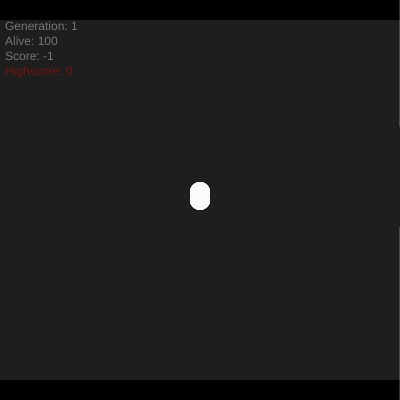
Frame 1 (no input)
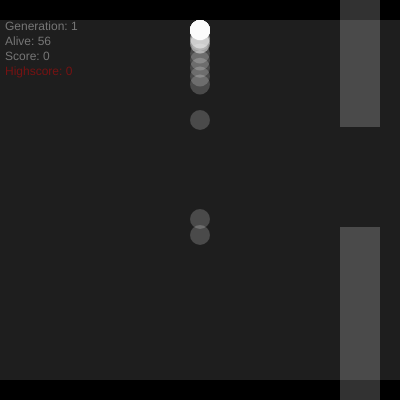
Frame 60 (no input)
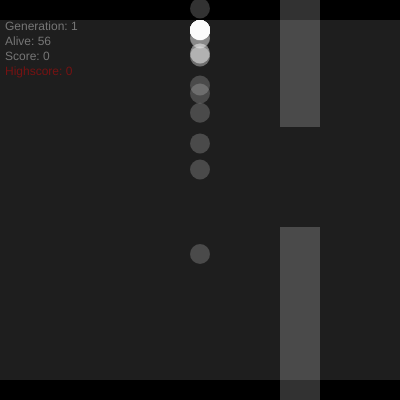
Frame 120 (the mouse pressed at the canvas centre since frame 60)

The p5.js sketch that drew these frames (run headless with seeded random() and noise() and a simulated clock; from frame 60 on, the mouse is pressed at the canvas centre):

// p5.js sketch
// ── sketch.js
// Program

// Population Control and Inheritance
var population;
var popSize = 100;
var genepool = [];
var NNList = [];
// Miscellaneous
var bars;
var generation = 1;
var score = 0;
var highscore = 0;
var currentBar;
var testData = [];
var firstrun = true;

function setup() {
    
    createCanvas(400, 400);
    population = new Population(popSize,false,NNList);
    bars = new Bars();
    G = createVector(0,0.3);
    JumpForce = createVector(0,-8);
    
}

function draw() {
    
    background(30);
    fill(0,0,0);
    noStroke();
    rect(0,0,width,20);
    rect(0,380,width,20);
    
    // Data
    fill(255,100);
    text("Generation: "+generation,5,30);
    text("Alive: "+population.getAlive(),5,45);
    text("Score: "+(score-1),5,60);
    fill(255,0,0,100);
    text("Highscore: "+highscore,5,75);
    
    // Bars
    bars.update();
    bars.show();
    testData = bars.getCurrentBar(firstrun);
    if (testData !== undefined) {currentBar = testData; score ++;}
    firstrun = false;
    
    // Population Flock
    population.run(currentBar[0]-bars.getWidth()/2,currentBar[0]+bars.getWidth()/2,currentBar[1],currentBar[3]);
    //population.stare(currentBar[0],currentBar[1],currentBar[2],currentBar[3]);
    currentBar[0] -= bars.getSpeed();
    currentBar[2] -= bars.getSpeed();
    
    // Check whether to start a new population or not and then create the population if needed
    if (population.getAlive() <= 0) {
        
        population.evaluate();
        
        genepool = population.createGenePool();
        
        var parentA;
        var parentB;
        var nnGeneSet;
        for (var i = 0; i < popSize; i ++) {
            parentA = genepool[Math.floor(random(genepool.length-1))];
            parentB = genepool[Math.floor(random(genepool.length-1))];
            nnGeneSet = new NeuralNetwork();
            nnGeneSet.setWeights(parentA.w0,parentA.w1,parentB.w2,parentB.w3);
            NNList.push(nnGeneSet);
        }
        
        population = new Population(popSize,true,NNList);
        genepool = [];
        NNList = [];
        bars = new Bars();
        firstrun = true;
        if (score > highscore) highscore = score;
        score = 0;
        generation ++;
        
    }
    
}

function keyPressed() {
    if (keyCode === UP_ARROW) {
        population.jump();
    }
}
    
// ── Bars.js
// Bars object

var Bars = function() {
    
    // Variables
    this.speed = 1;
    this.bars = [];
    this.width = 40;
    this.gap = 100;
    this.count = 140;
    
    this.generateBar = function() {
        var h = random(100,250);
        this.bars.push([[400,400-h,this.width,h],[400,0,this.width,400-h-this.gap]]);
    };
    
    this.update = function() {
        
        if (this.count == 140) {
            this.generateBar();
            this.count = 0;
        }
        this.count++;
        
        for (var i = 0; i < this.bars.length; i ++) {
            this.bars[i][0][0] -= this.speed;
            this.bars[i][1][0] -= this.speed;
        }
        
        if (this.bars[0][0][0]+width < 0) this.bars.shift();
        
    };
    
    this.getCurrentBar = function(firstrun) {
        
        if (firstrun) {
            return [this.bars[0][0][0]+this.width/2,this.bars[0][0][1],this.bars[0][0][0]+this.width/2,this.bars[0][1][3]];
        }
        
        for (var i = 0; i < this.bars.length; i ++) {
            if (this.bars[i][0][0] >= 280 && this.bars[i][0][0] < 281) {
                return [this.bars[i][0][0]+this.width/2,this.bars[i][0][1],this.bars[i][0][0]+this.width/2,this.bars[i][1][3]];
            }
        }
        
    };
    
    this.getSpeed = function() {
        
        return this.speed;
        
    };
    
    this.getWidth = function() {
        
        return this.width;
        
    };

    this.show = function() {
        
        noStroke();
        fill(255,50);
        for (var i = 0; i < this.bars.length; i ++) {
            rect(this.bars[i][0][0],this.bars[i][0][1],this.bars[i][0][2],this.bars[i][0][3]);
            rect(this.bars[i][1][0],this.bars[i][1][1],this.bars[i][1][2],this.bars[i][1][3]);
        }
        
    };

};
// ── Bird.js
// Bird object

var Bird = function(inherit,NNInherited) {
    
    // Physics variables
    this.pos = createVector(width/2,height/2);
    this.vel = createVector(0,0);
    this.size = 20;
    // Miscellaneous variables9
    this.crashed = false;
    this.age = 0;
    this.fitness = 0;
    this.causeOfDeath = "Alive";
    this.reportedDeath = false;
    // NeuralNetwork
    if (inherit) this.nn = NNInherited;
    else {this.nn = new NeuralNetwork();this.nn.generateWeights();}
    
    this.calcFitness = function() {
        
        this.fitness = this.age*this.age;
        //if (this.causeOfDeath == "BoundaryCrash") this.fitness /= 50;
        
    };
    
    this.getFitness = function() {
        
        return this.fitness;
        
    };
    
    this.getDeadNotReported = function() {
        
        if (this.crashed && !this.reportedDeath) {
            this.reportedDeath = true;
            return true;
        }
        
    };
    
    this.getNN = function() {
        
        return this.nn;
        
    };
    
    this.checkCrash = function(x_1,x_2,y_1,y_2) {
        
        if (this.pos.y>380) {this.crashed = true; this.causeOfDeath = "BoundaryCrash";}
        
        // Check crash with bar
        var dx = 0;
        var dy = 0;
        
        if (this.pos.x < x_1) dx = x_1-this.pos.x;
        else if (this.pos.x > x_2) dx = this.pos.x-x_2;
        
        if (this.pos.y < y_1) dy = this.pos.y-y_1;
        else dy = 0;
        
        if (sqrt((dx*dx)+(dy*dy)) <= this.size/2) {
            this.crashed = true;
            this.causeOfDeath = "CollisionCrash";
        }
        
        if (this.pos.y > y_2) dy = y_2-this.pos.y;
        else dy = 0;
        
        if (sqrt((dx*dx)+(dy*dy)) <= this.size/2) {
            this.crashed = true;
            this.causeOfDeath = "CollisionCrash";
        }
        
    };
    
    this.fall = function() {
        
        this.vel.add(G);
        
    };
    
    this.jump = function() {
        
        this.vel.add(JumpForce);
        
    };
    
    this.update = function(x_1,x_2,y_1,y_2) {
        
        if (this.crashed) return;
        
        this.age ++;
        
        //this.nn.updateInputs(this.pos.y,dist(this.pos.x,this.pos.y,x_1,y_1),dist(this.pos.x,this.pos.y,x_2,y_2),this.vel.y);
        this.nn.updateInputs(this.pos.y,y_1,y_2,this.vel.y);
        if (this.nn.evaluate()) this.jump();
        
        if (this.pos.y < 30) {
            this.pos.y = 30;
            this.vel.y = 0;
        }
        
        this.checkCrash(x_1,x_2,y_1,y_2);
        if (this.crashed) return;
        
        this.pos.add(this.vel);
        this.fall();
        
    };

    this.show = function() {
        
        if (this.crashed) return;
        
        noStroke();
        fill(255,50);
        ellipse(this.pos.x,this.pos.y,this.size,this.size);
        
    };
    
    this.stare = function(x_1,y_1,x_2,y_2) {
        
        if (this.crashed) return;
        
        stroke(255,0,0);
        line(this.pos.x,this.pos.y,x_1,y_1);
        line(this.pos.x,this.pos.y,x_2,y_2);
        
    };

};
// ── NeuralNetwork.js
// NeuralNetwork object

var NeuralNetwork = function() {
    
    // Inputs
    this.i0;
    this.i1;
    this.i2;
    this.i3;
    
    // Weights
    this.w0;
    this.w1;
    this.w2;
    this.w3;
    
    this.generateWeights = function() {
        
        this.w0 = random(-30,30);
        this.w1 = random(-30,30);
        this.w2 = random(-30,30);
        this.w3 = random(-30,30);
        
    };
    
    this.setWeights = function(a,b,c,d) {
        
        this.w0 = a;
        this.w1 = b;
        this.w2 = c;
        this.w3 = d;
        
    };
    
    this.updateInputs = function(birdy,bottomy,topy,vel) {
        
        this.i0 = birdy;
        this.i1 = bottomy;
        this.i2 = topy;
        this.i3 = vel;
        
    };
    
    this.evaluate = function() {
        
        var sum = this.i0*this.w0 + this.i1*this.w1 + this.i2*this.w2 + this.i3*this.w3;
        var output = Math.tanh(sum);
        if (output >= 0.5) return true;
        return false;
        
    };

};
// ── Population.js
// Population object for controlling rockets

var Population = function(size,inherit,NNList) {
    
    this.size = size;
    this.flock = [];
    this.alive = this.size;
    for (var i = 0; i < this.size; i ++) {
        if (inherit) this.flock[i] = new Bird(inherit,NNList[i]);
        else this.flock[i] = new Bird(inherit,null);
    }
    
    this.getAlive = function() {
        
        return this.alive;
        
    };
    
    this.run = function(x_1,x_2,y_1,y_2) {
        
        for (var i = 0; i < this.size; i ++) {
            this.flock[i].update(x_1,x_2,y_1,y_2);
            this.flock[i].show();
            if (this.flock[i].getDeadNotReported()) this.alive --;
        }
        
    };
    
    this.stare = function(x_1,y_1,x_2,y_2) {
        
        for (var i = 0; i < this.size; i ++) {
            this.flock[i].stare(x_1,y_1,x_2,y_2);
        }
        
    };
    
    this.jump = function() {
        
        for (var i = 0; i < this.size; i ++) {
            this.flock[i].jump();
        }
        
    };
    
    this.evaluate = function() {
        
        for (var i = 0; i < this.size; i ++) {
            this.flock[i].calcFitness();
        }
        
    };
    
    this.createGenePool = function() {
        
        var genepool = [];
        
        var maxfitness = 0;
        for (var i = 0; i < this.size; i ++) {
            if (this.flock[i].getFitness() > maxfitness) maxfitness = this.flock[i].getFitness();
        }
        
        var occurrences;
        for (i = 0; i < this.size; i ++) {
            occurrences = this.flock[i].fitness / maxfitness * this.size;
            for (var j = 0; j < occurrences; j ++) {
                if (random(0,1) < 0.3) this.flock[i].nn.w0 += random(-3,3);
                if (random(0,1) < 0.3) this.flock[i].nn.w1 += random(-3,3);
                if (random(0,1) < 0.3) this.flock[i].nn.w2 += random(-3,3);
                if (random(0,1) < 0.3) this.flock[i].nn.w3 += random(-3,3);
                genepool.push(this.flock[i].getNN());
            }
        }
        
        return genepool;
        
    };
    
};
